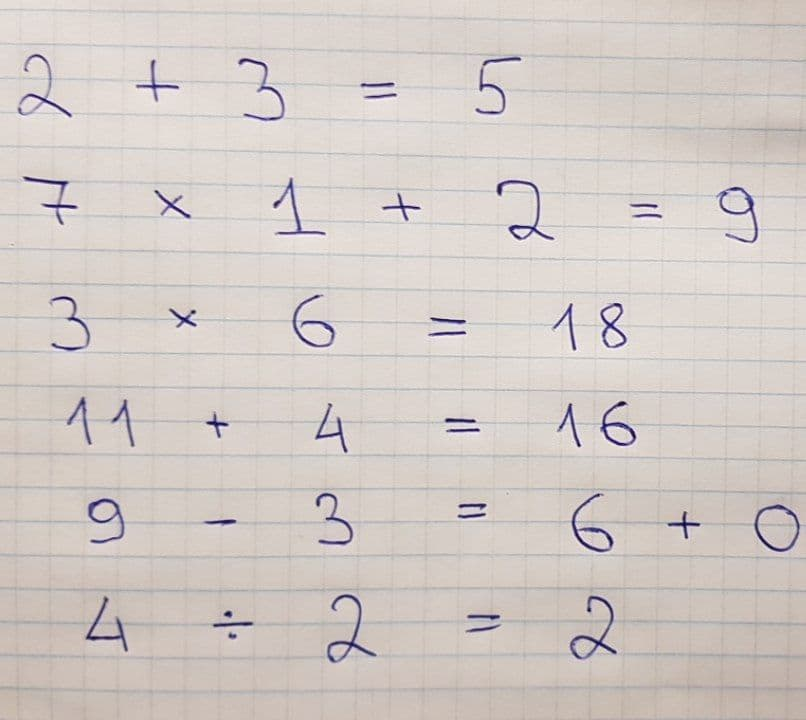
#> input picture src/experiments/full_problem.jpg, 806 x 720 px
$ python -i ImageTransformer.py   (imports and definitions only)
#> lines starting #> are read from the running program, lines starting #| are printed output that depends on the picture
#> further down, picture is the input picture: shape (720, 806, 3); mean B, G, R 198.8, 203, 211
import cv2


class ImageTransformer:
    """Library for image transforming."""

    @staticmethod
    def bgr_to_mnist(img, interpolation=cv2.INTER_AREA):
        """
        Transform digit image into MNIST format (white digit with black background).

        :param img: Input BGR image.
        :param interpolation: Interpolation type for cv2.resize.
        :return: 28 by 28 greyscale image
        """
#> called with interpolation = 3
        gray = ~cv2.cvtColor(img, cv2.COLOR_BGR2GRAY)
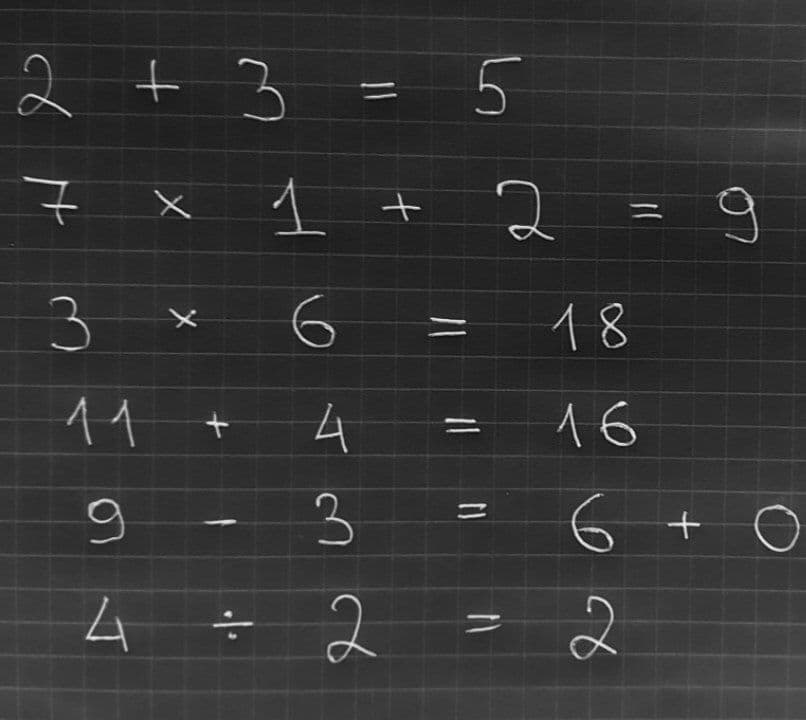
#> gray: shape (720, 806); min 4, max 248, mean 50.1
        res = cv2.resize(gray, (28, 28), interpolation=interpolation)
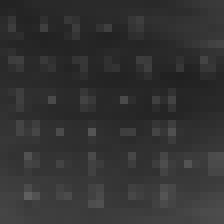
#> res: shape (28, 28) (shown 8 times larger); min 32, max 95, mean 50.1
        _, mnist_img = cv2.threshold(res, 0, 255, cv2.THRESH_OTSU + cv2.THRESH_TOZERO)
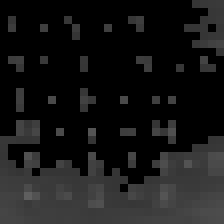
#> mnist_img: shape (28, 28) (shown 8 times larger); min 0, max 95, mean 23.6
        return mnist_img

>>> import cv2
>>> picture = cv2.imread('../experiments/full_problem.jpg')
>>> result = ImageTransformer().bgr_to_mnist(picture)
